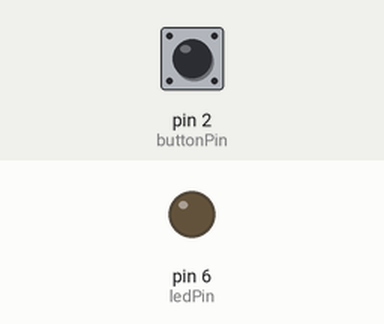
Recording of a sketch running on a simulated Arduino Uno, built with avr-gcc and run on an emulated ATmega328P. On the bench: output pins drawn as LEDs (lit = HIGH). The test bench sets the inputs (shaded band); at power-on: pin 2 (buttonPin) LOW.

Above: at 1.2 s.
1.3 s: pin 2 (buttonPin) pulled HIGH for 0.15 s
At 2.4 s:
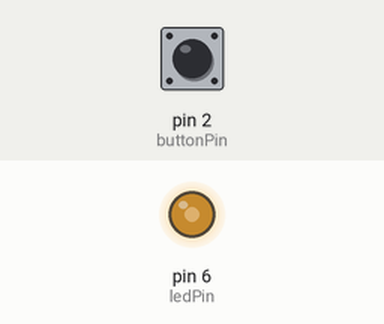
2.9 s: pin 2 (buttonPin) pulled HIGH for 1 s
At 3.6 s:
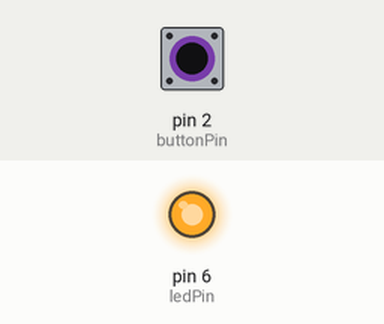
Timing chart, 0 to 5.9 s (numbered marks = the images above; inputs shaded):
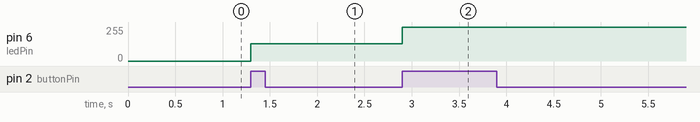

The sketch:

gpt06_lamp1.ino
```cpp
// Definizione dei pin e delle variabili
int ledPin = 6;         // Pin collegato al LED
int buttonPin = 2;      // Pin collegato al pulsante
int buttonState = 0;    // Variabile per memorizzare lo stato corrente del pulsante
int lastButtonState = 0; // Variabile per memorizzare lo stato precedente del pulsante
int ledState = 0;       // Stato del LED (0 = spento, 1 = 50%, 2 = 100%)

void setup() {
  // Imposta il pin del LED come output
  pinMode(ledPin, OUTPUT);
  // Imposta il pin del pulsante come input
  pinMode(buttonPin, INPUT);
}

void loop() {
  // Legge lo stato corrente del pulsante
  buttonState = digitalRead(buttonPin);

  // Verifica se c'è un cambiamento nello stato del pulsante (pressione)
  if (buttonState == HIGH && lastButtonState == LOW) {
    // Ogni volta che il pulsante viene premuto, cambia lo stato del LED
    ledState++;

    // Cicla gli stati (0 = spento, 1 = 50%, 2 = 100%)
    if (ledState > 2) {
      ledState = 0;
    }

    // Cambia la luminosità del LED in base allo stato
    if (ledState == 0) {
      analogWrite(ledPin, 0);       // Spegni il LED
    } else if (ledState == 1) {
      analogWrite(ledPin, 128);     // Accendi il LED al 50% (128 su 255)
    } else if (ledState == 2) {
      analogWrite(ledPin, 255);     // Accendi il LED al 100% (255 su 255)
    }
  }

  // Salva lo stato corrente del pulsante per il prossimo ciclo
  lastButtonState = buttonState;
}
```

Measured:
- after the input at 1.3 s, pin 6 (ledPin): 0/255 → 128/255 at once
- after the input at 2.9 s, pin 6 (ledPin): 128/255 → 255/255 at once
